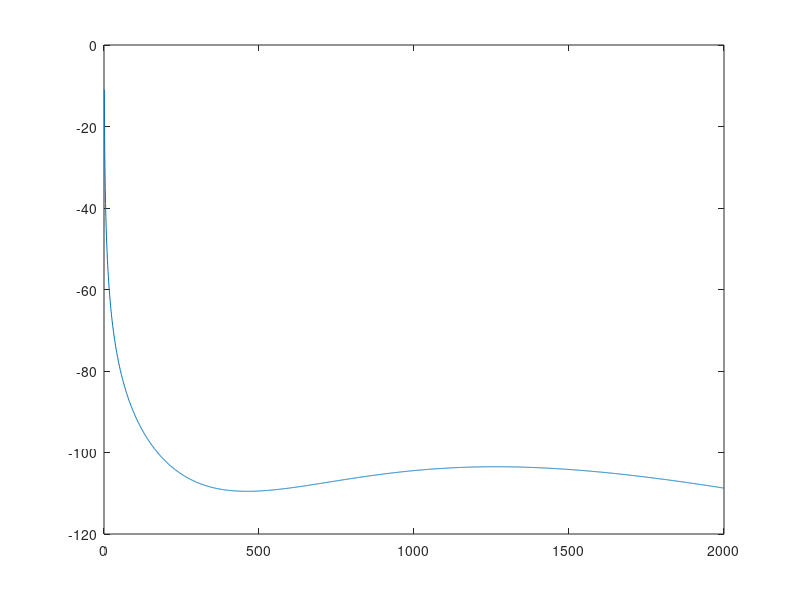

The MATLAB script that drew this image:
clear all
close all
clc

% inputs

%frequency
f = 5.8e9; %Hz
x = linspace(-100,-50,100);
% distance between reader and tag
r = 2000; %m

% miniumum required power at the receiver
Prmin = -110; %dBm

% minimum required SNR
SNRmin = 10; %dB

% noise figure
NF = 2; %dB

%Bandwidth of the receiver
BW = 1e6; %1 Hz

% Receiver Noise power
Pn = -111; %dBm

% Processing gain
Gpr = 10; %dB

%%

%Sensitivity of Receiver Calculation
N = 60;
% Transmitted power ranges
PT = linspace(-20, 30, N); %dBm
% Transmitting antenna gain
Gtx = linspace(1.76, 35, N); %dBi
% Receiving antenna gain
Gt = linspace(11, 13.07, N); %dBi

%%
%gain of the reflection amplifier fitted to the experimental results

% p1 =      0.9694;
% p2 =       2.946;
% p3 =       -3.38;
% p4 =      -16.22;
% p5 =        24.2;
p1 =    0.001327;%  (-0.008781, 0.01144)
p2 =      0.3925;%  (-2.5, 3.285)
p3 =       43.28;%  (-266.4, 353)
p4 =        2107;%  (-1.26e+04, 1.681e+04)
p5 =   3.821e+04;%  (-2.232e+05, 2.996e+05)
a1 =       34.63;%  (31.84, 42.52)
b1 =      -78.24;%  (-79.86, -74.42)
c1 =       93.67;%  (7.169, 13.86)
Gqtr = @(x) a1*exp(-((x-b1).^2/c1))+4; % x is incident tag power in dBm

% plot(x,Gqtr(x))
%%
temp_result = zeros(N^4,5);
lambda = 3e8/(f);%m
path = 10*log10((lambda./(4*pi.*r)).^2);
count = 1;
possible_rows = zeros(N^4,1);
for a = 1:length(PT)
    for b = 1:length(Gtx)
        for d = 1:length(Gt)
            Ptag = PT(a) + Gtx(b) + Gt(d) + path;
            G_tag = Gqtr(Ptag);
            P_backscattered = Ptag + G_tag + Gt(d) + Gtx(b) + path;
            index = (N^2*a-N^2) + (N*b-N)  + d;
            temp_result(index,3) = Gt(d);
            temp_result(index,2) = Gtx(b);
            temp_result(index,1) = PT(a);
            temp_result(index,4) = P_backscattered;
            temp_result(index,5) = Ptag;
            
            if((Ptag > -80 && Ptag < -60) && (P_backscattered > Prmin))
                possible_rows(count) = index;
                count = count + 1;
            end
        end
    end
end
possible_rows = possible_rows(possible_rows~=0);
result = zeros(length(possible_rows),5);
for a = 1:(length(possible_rows))
    result(a,:) = temp_result( possible_rows(a)   ,:);
end

[a,min_tag_row] = min(result(:,3));
min_Gtag_indices = find(result(:,3) == min(result(:,3)));
min_Gtag_results = zeros(length(min_Gtag_indices),5);
for a = 1:length(min_Gtag_indices)
    min_Gtag_results(a,:) = result(min_Gtag_indices(a),:);
end

%%
%Test for lower Distances
a = 1;
Pt = min_Gtag_results(a,1); Gtx = min_Gtag_results(a,2); Gt = min_Gtag_results(a,3);
r2 = 1:r;
path_test = 10*log10((lambda./(4*pi.*r2)).^2);
Ptag_test = Pt + Gtx + Gt + path_test;
Pr_test = Ptag_test + Gt + Gtx + path_test + Gqtr(Ptag_test);
plot(r2,Pr_test)

%TAKE 1



